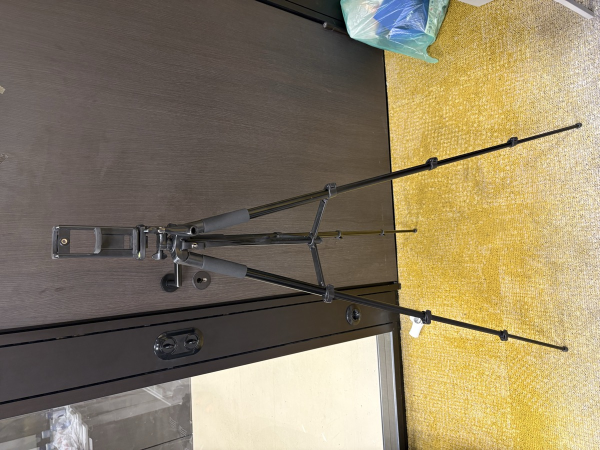
#> input picture tripod-photos/IMG_6597.jpg, 1200 x 900 px (shown at 1/2 size)
$ python annotate_tripod.py
#> lines starting #> are read from the running program, lines starting #| are printed output that depends on the picture
#!/usr/bin/env python3
"""Add measurement callouts to the three tripod reference photos."""

from __future__ import annotations

import math
from pathlib import Path

from PIL import Image, ImageDraw, ImageFont, ImageOps


ROOT = Path(__file__).resolve().parent
SOURCE_DIR = ROOT / "tripod-photos"
OUTPUT_DIR = ROOT / "annotated"

REFERENCE_SIZE = (900, 1200)  # Display orientation after applying EXIF rotation.
ORANGE = (255, 61, 0, 255)  # #FF3D00
CHIP = (27, 27, 27, 217)  # #1B1B1B at about 85% opacity.
WHITE = (255, 255, 255, 255)

FONT_PATHS = (
    Path("/System/Library/Fonts/Supplemental/Arial Bold.ttf"),
    Path("/usr/share/fonts/truetype/dejavu/DejaVuSans-Bold.ttf"),
)


def load_font(size: int) -> ImageFont.FreeTypeFont:
#> called with size = 30
    for path in FONT_PATHS:
        if path.exists():
            return ImageFont.truetype(str(path), size=size)
    raise FileNotFoundError("No supported bold TrueType font was found")


FONT = load_font(30)


def scaled_point(point: tuple[int, int], size: tuple[int, int]) -> tuple[int, int]:
    """Scale a point authored against the 900x1200 display reference."""
    sx = size[0] / REFERENCE_SIZE[0]
    sy = size[1] / REFERENCE_SIZE[1]
    return round(point[0] * sx), round(point[1] * sy)


def draw_arrowhead(
    draw: ImageDraw.ImageDraw,
    tip: tuple[int, int],
    toward_tip: tuple[float, float],
    *,
    length: int = 20,
    width: int = 20,
) -> None:
    """Draw a filled triangular head whose point is exactly at ``tip``."""
    ux, uy = toward_tip
    base_x = tip[0] - ux * length
    base_y = tip[1] - uy * length
    px, py = -uy, ux
    half_width = width / 2
    draw.polygon(
        [
            tip,
            (round(base_x + px * half_width), round(base_y + py * half_width)),
            (round(base_x - px * half_width), round(base_y - py * half_width)),
        ],
        fill=ORANGE,
    )


def draw_arrow(
    layer: Image.Image,
    start: tuple[int, int],
    end: tuple[int, int],
    *,
    double: bool = False,
    stroke: int = 7,
    head_length: int = 20,
    head_width: int = 20,
) -> None:
    """Draw a bold single- or double-headed measurement arrow."""
    draw = ImageDraw.Draw(layer)
    dx, dy = end[0] - start[0], end[1] - start[1]
    distance = math.hypot(dx, dy)
    if distance == 0:
        raise ValueError("Arrow endpoints must be different")
    ux, uy = dx / distance, dy / distance
    draw.line([start, end], fill=ORANGE, width=stroke)
    draw_arrowhead(
        draw,
        end,
        (ux, uy),
        length=head_length,
        width=head_width,
    )
    if double:
        draw_arrowhead(
            draw,
            start,
            (-ux, -uy),
            length=head_length,
            width=head_width,
        )


def draw_thin_leader(
    layer: Image.Image,
    points: list[tuple[int, int]],
    *,
    stroke: int = 3,
) -> None:
    """Draw the TIP note's thin leader and a compact arrowhead."""
    draw = ImageDraw.Draw(layer)
    draw.line(points, fill=ORANGE, width=stroke, joint="curve")
    dx = points[-1][0] - points[-2][0]
    dy = points[-1][1] - points[-2][1]
    distance = math.hypot(dx, dy)
    draw_arrowhead(
        draw,
        points[-1],
        (dx / distance, dy / distance),
        length=14,
        width=14,
    )


def draw_chip(
    layer: Image.Image,
    xy: tuple[int, int],
    text: str,
    *,
    font: ImageFont.FreeTypeFont = FONT,
    padding_x: int = 12,
    padding_y: int = 9,
    spacing: int = 3,
) -> tuple[int, int, int, int]:
    """Draw a rounded, translucent dark label chip and return its bounds."""
    draw = ImageDraw.Draw(layer)
    text_box = draw.multiline_textbbox((0, 0), text, font=font, spacing=spacing)
    text_w = text_box[2] - text_box[0]
    text_h = text_box[3] - text_box[1]
    box = (
        xy[0],
        xy[1],
        xy[0] + text_w + 2 * padding_x,
        xy[1] + text_h + 2 * padding_y,
    )
    if box[0] < 0 or box[1] < 0 or box[2] > layer.width or box[3] > layer.height:
        raise ValueError(f"Label chip leaves the {layer.size} frame: {box!r} ({text!r})")
    draw.rounded_rectangle(box, radius=10, fill=CHIP)
    draw.multiline_text(
        (xy[0] + padding_x, xy[1] + padding_y - text_box[1]),
        text,
        font=font,
        fill=WHITE,
        spacing=spacing,
    )
    return box


def annotate_6597(image: Image.Image) -> tuple[Image.Image, str]:
    size = image.size
    layer = Image.new("RGBA", size, (0, 0, 0, 0))
    p = lambda point: scaled_point(point, size)

    # M1: center-column tube, above the brace hub.
    m1_tip = p((431, 558))
    draw_arrow(layer, p((493, 666)), m1_tip)

    # M2: exposed column section between the underside of the head and crown.
    m2_top, m2_bottom = p((481, 326)), p((481, 389))
    draw_arrow(layer, m2_top, m2_bottom, double=True)

    # TIP: a deliberately thinner leader to the same center-column tube.
    tip_target = p((434, 492))
    draw_thin_leader(layer, [p((473, 301)), p((452, 344)), tip_target])

    # Chips are rendered last so leader/arrow starts tuck cleanly under them.
    draw_chip(layer, p((20, 666)), "M1: column diameter (paper-strip trick)")
    draw_chip(layer, p((513, 337)), "M2: free column height")
    draw_chip(
        layer,
        p((458, 212)),
        "TIP: raise + lock the\nelevator column ~10cm first",
    )

    result = Image.alpha_composite(image.convert("RGBA"), layer)
    summary = (
        f"IMG_6597: M1 tip={m1_tip}; M2 endpoints={m2_top}->{m2_bottom}; "
        f"TIP target={tip_target}"
    )
    return result, summary


# [56 lines left out: functions annotate_6603, annotate_6604, not called in this run]


ANNOTATORS = {
    "IMG_6597.jpg": annotate_6597,
    "IMG_6603.jpg": annotate_6603,
    "IMG_6604.jpg": annotate_6604,
}


# [14 lines left out: function restore_storage_orientation, not called in this run]


def main() -> None:
    OUTPUT_DIR.mkdir(parents=True, exist_ok=True)
    for filename, annotator in ANNOTATORS.items():
        source_path = SOURCE_DIR / filename
        output_path = OUTPUT_DIR / f"{source_path.stem}_annotated.jpg"
        with Image.open(source_path) as raw:
#> raw is the input picture: PIL image 1200x900 RGB; mean R, G, B 140.2, 127.2, 100.3
            raw_size = raw.size
#> raw_size = (1200, 900)
            exif = raw.getexif()
            orientation = exif.get(274, 1)
#> orientation = 6
            exif_bytes = exif.tobytes()
            icc_profile = raw.info.get("icc_profile")
            oriented = ImageOps.exif_transpose(raw).convert("RGB")
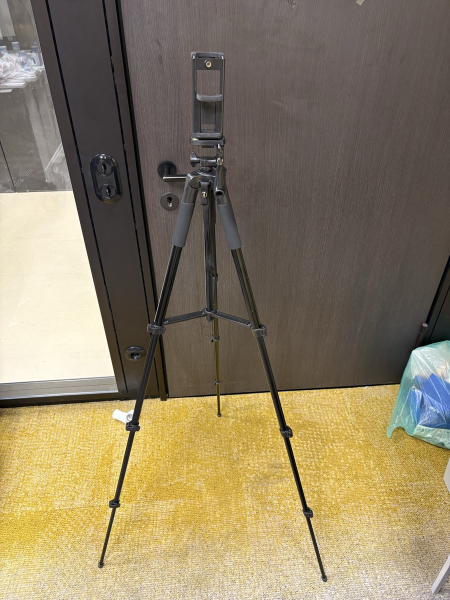
#> oriented: PIL image 900x1200 RGB (shown at 1/2 size); mean R, G, B 140.2, 127.2, 100.3
        annotated, summary = annotator(oriented)
#> in annotate_6597, `layer = Image.new("RGBA", size, (0, 0, 0, 0))`: layer: PIL image 900x1200 RGBA; every value is 0
#> in annotate_6597, `draw_arrow(layer, p((493, 666)), m1_tip)`:
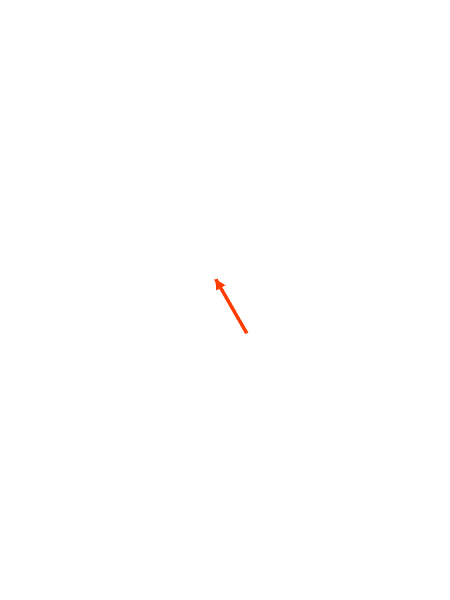
#> layer: PIL image 900x1200 RGBA (shown at 1/2 size); mean R, G, B, A 0.2, 0.1, 0, 0.2; transparent parts drawn white
#> in draw_thin_leader, `dx = points[-1][0] - points[-2][0]`: dx = -18
#> in draw_thin_leader, `dy = points[-1][1] - points[-2][1]`: dy = 148
#> in draw_thin_leader, `distance = math.hypot(dx, dy)`: distance = 149.1
#> in draw_chip, `text_box = draw.multiline_textbbox((0, 0), text, font=font, spacing=sp..`: text_box = (0, 5, 674, 34)
#> in draw_chip, `text_w = text_box[2] - text_box[0]`: text_w = 674
#> in draw_chip, `text_h = text_box[3] - text_box[1]`: text_h = 29
#> in draw_chip, `box = ( xy[0], xy[1], xy[0] + text_w + 2 * padding_x, xy[1] + text_h +..`: box = (20, 666, 718, 713)
#> in annotate_6597, `draw_chip(layer, p((20, 666)), "M1: column diameter (paper-strip trick..`:
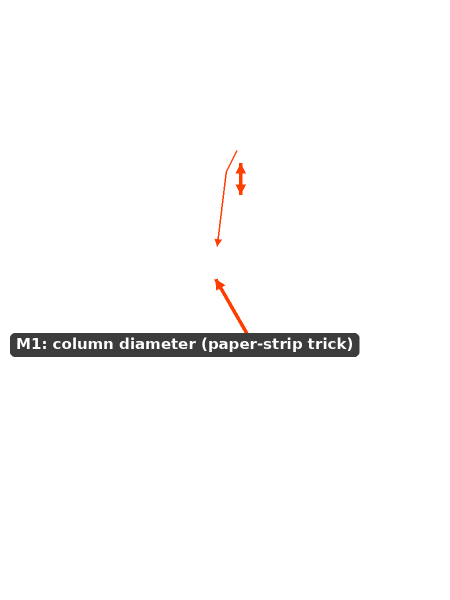
#> layer: PIL image 900x1200 RGBA (shown at 1/2 size); mean R, G, B, A 2.6, 2.2, 2.1, 7.5; transparent parts drawn white
        stored = restore_storage_orientation(annotated.convert("RGB"), orientation)
        if stored.size != raw_size:
            raise ValueError(
                f"Output storage size {stored.size} does not match source {raw_size}"
            )
        save_options = {
            "quality": 95,
            "subsampling": 0,
            "exif": exif_bytes,
        }
        if icc_profile is not None:
            save_options["icc_profile"] = icc_profile
        stored.save(output_path, **save_options)
        print(summary)


if __name__ == "__main__":
#> (the run stopped early here; a loop or call above may not have finished)

$ run again, with tripod-photos/IMG_6601.jpg copied over tripod-photos/IMG_6597.jpg
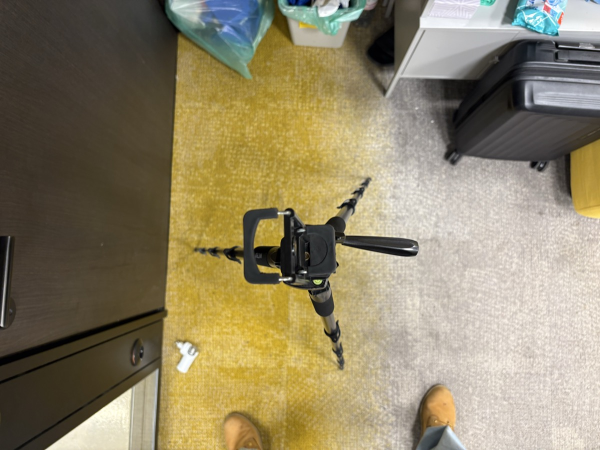
#> input picture tripod-photos/IMG_6601.jpg, 1200 x 900 px (shown at 1/2 size)
#> in main, raw is the input picture: PIL image 1200x900 RGB; mean R, G, B 143.1, 132.6, 104.2
#> orientation = 8
#> in main, `oriented = ImageOps.exif_transpose(raw).convert("RGB")`:
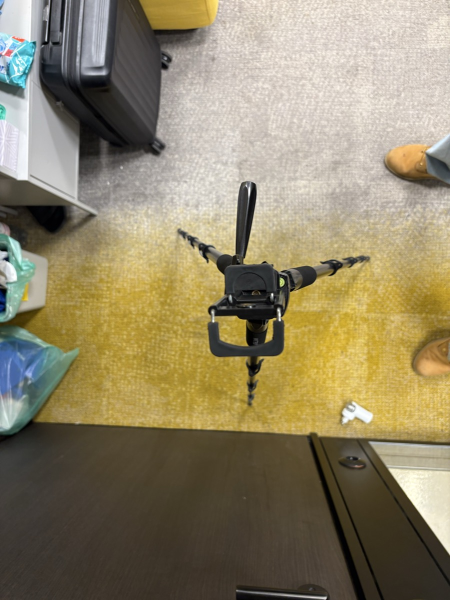
#> oriented: PIL image 900x1200 RGB (shown at 1/2 size); mean R, G, B 143.1, 132.6, 104.2
#> in draw_thin_leader, `dx = points[-1][0] - points[-2][0]`: dx = -18
#> in draw_thin_leader, `dy = points[-1][1] - points[-2][1]`: dy = 148
#> in draw_thin_leader, `distance = math.hypot(dx, dy)`: distance = 149.1
#> text_box = (0, 5, 674, 34)
#> text_w = 674
#> text_h = 29
#> box = (20, 666, 718, 713)
